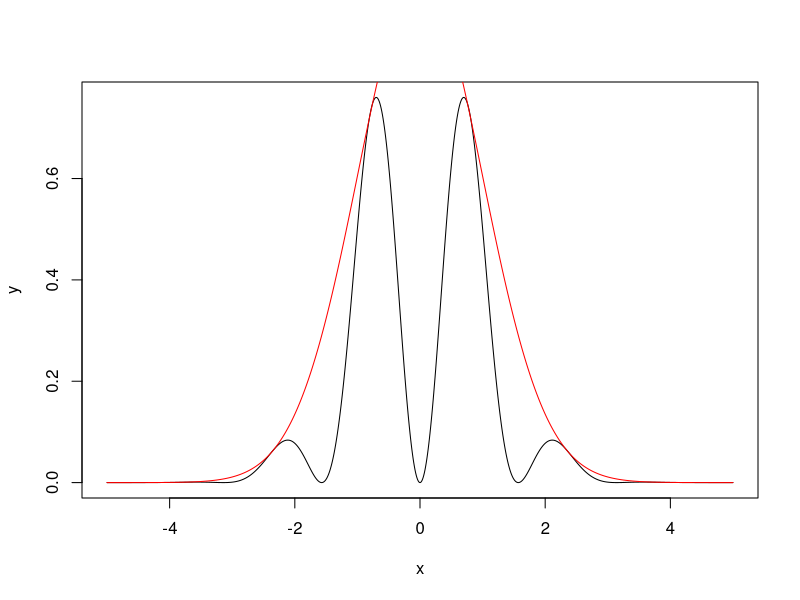
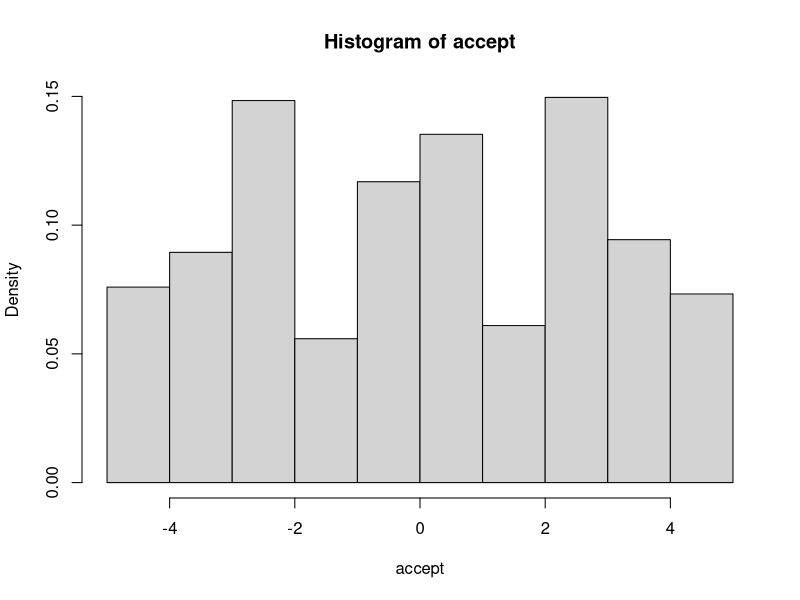
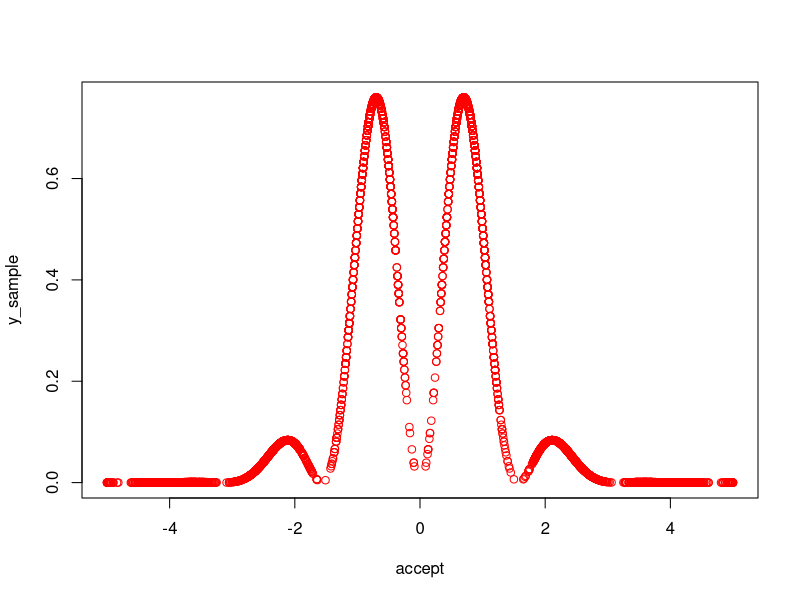

Generate these figures, in order, with R:
## ---- chunk 1
#some sin function
fx <- function(x){
  return(exp((-x**2)/2)*((sin(2*x))**2))
}

#a normal distribution scaled by a constant to be used in the rejection sampling
chx <- function(x, c){
  mean <- 0
  variance <- 1
  #scalar c * normal with mean and var
  return(c*(dnorm(x, mean, variance)))
  }

## ---- chunk 2
x <- seq(-5,5,0.01)


y <- fx(x)
plot.new
plot(x, y, type = 'l')

#add the normal distribution to the plot
lines(x, chx(x, 2.5), col = 'red')
## ---- chunk 3
sample_x <- sample(x, 1)
sample_x
fx_val <- fx(sample_x)
fx_val
chx_val <- chx(sample_x, 2.5)
chx_val

gx <- fx_val/chx_val
gx
pr <-  runif(1,min = 0, max = 1)
pr

accept <- rep(0, 1000)

if(pr < gx){
  accept <- sample_x
  }
## ---- chunk 4
#doing it for vectorized version
sample_x <- sample(x, 10000, replace = TRUE)
fx_val <- fx(sample_x)
chx_val <- chx(sample_x, 2.5)
gx <- fx_val/chx_val
pr <-  runif(10000,min = 0, max = 1)
accept <- sample_x[pr < gx]


## ---- chunk 5
plot.new
hist(accept, freq = FALSE)
y_sample <- fx(accept)
plot(accept, y_sample, col = 'red')

## ---- chunk 6
#use MCMC to sample from fx


